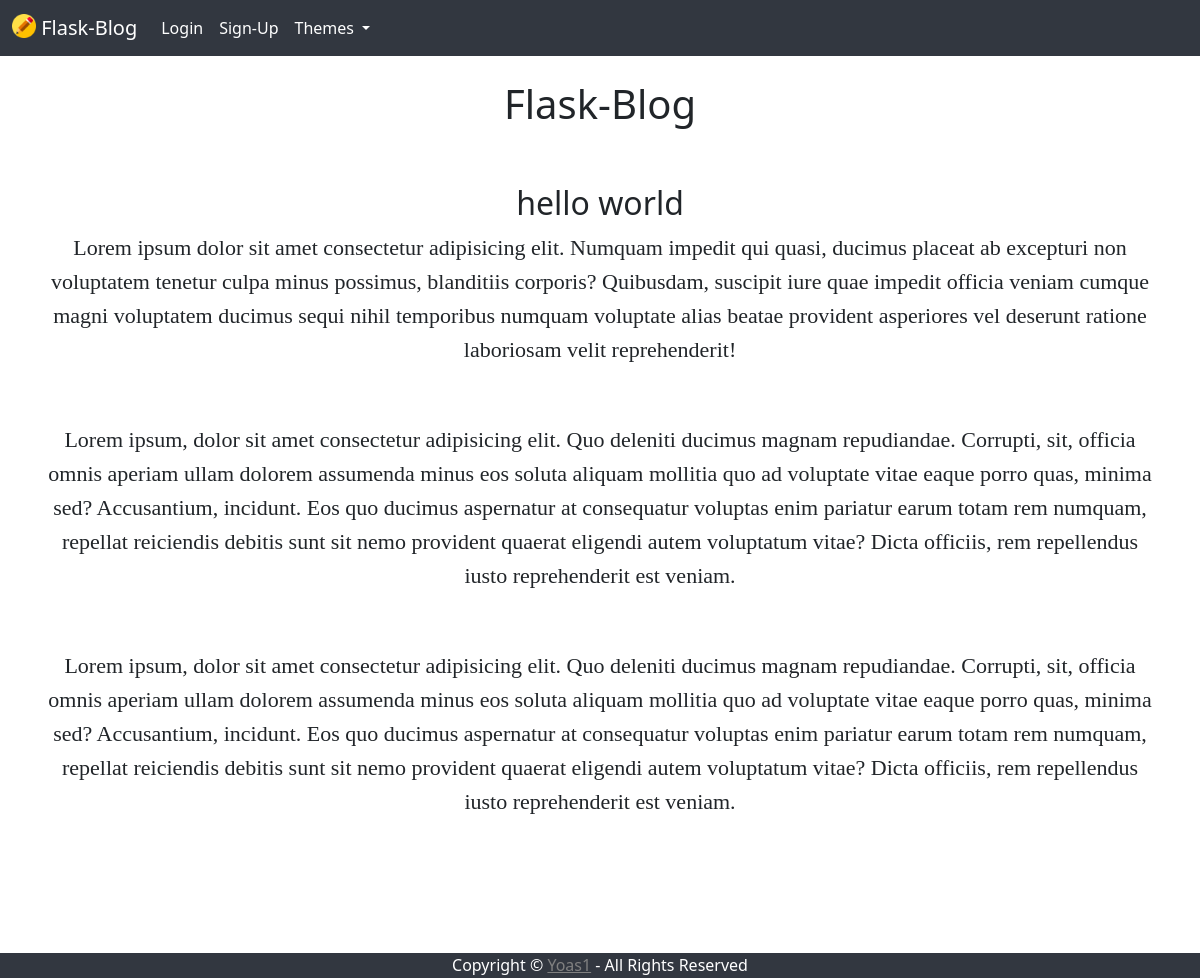
Before: / with the older database file.
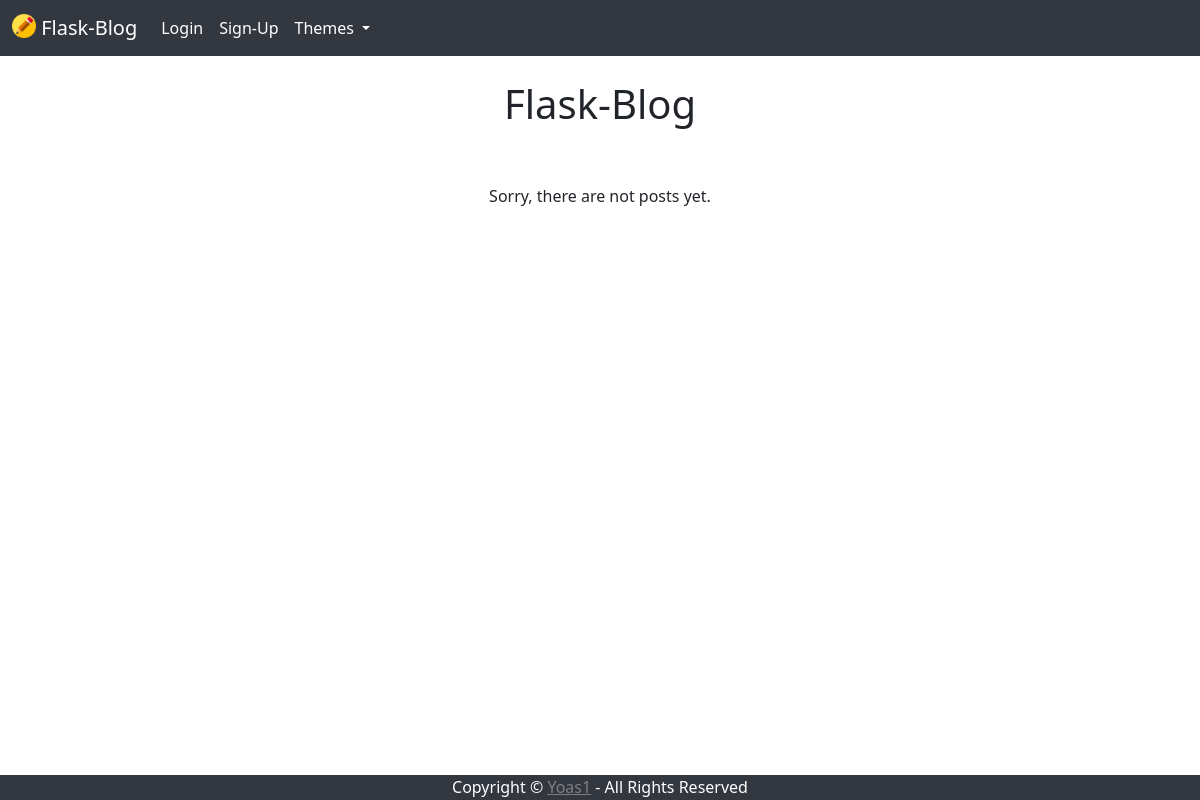
After: the same page with the newer database file.
### app.py (models this page shows)
class Posts(db.Model):
    id = db.Column(db.Integer, primary_key=True)
    title = db.Column(db.String(255))
    content = db.Column(db.Text)
    date_posted = db.Column(db.DateTime, default=datetime.utcnow)
    slug = db.Column(db.String(255))
    post_auth_id = db.Column(db.Integer, db.ForeignKey('users.id'))

### app.py (the view)
@app.route('/')
def index():
    posts = Posts.query
    posts = posts.filter(Posts.slug.like('main'))
    posts = posts.order_by(Posts.title).all()
    return render_template("index.html", posts=posts)

### app.py (called while the page is built)
@app.context_processor
def base():
    form = SearchForm()
    return dict(form=form)

### templates/index.html (shortened to what this page needs)
<!DOCTYPE html>
<html>
  <head>
  </head>
  {% extends 'base.html' %}
  {% block content %}
 <body>
    <center>
    <h1>Flask-Blog</h1><br><br>
    {% if posts %}
    {% for post in posts %}
        <div>
        <h2>{{ post.title }}</h2>
        {{ post.content|safe }}<br><br>
        </div>
    {% endfor %}
    {% else %}
    <stromg>Sorry, there are not posts yet.</stromg>
    {% endif %}
</center>
</body>
{% endblock %}

Changed rows visible on the page:
removed Posts: title "hello world", content "Lorem ipsum dolor sit amet consectetur adipisicing elit. Numquam impedit qui quasi, ducimus placeat ab excepturi non voluptatem tenetur culpa minus possimus, blanditiis corporis? Quibusdam, suscipit iure quae impedit officia veniam cumque magni voluptatem ducimus sequi nihil temporibus numquam voluptate alias beatae provident asperiores vel deserunt ratione laboriosam velit reprehenderit! Lorem ipsum, dolor sit amet consectetur adipisicing elit. Quo deleniti ducimus magnam repudiandae. Corrupti, sit, officia omnis aperiam ullam dolorem assumenda minus eos soluta aliquam mollitia quo ad voluptate vitae eaque porro quas, minima sed? Accusantium, incidunt. Eos quo ducimus aspernatur at…"
Other visible differences:
text now shown: "Sorry, there are not posts yet."
